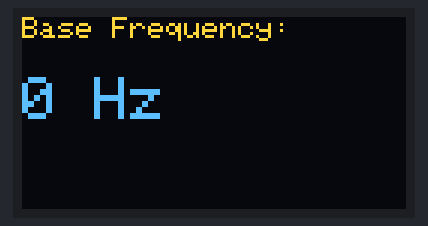
Simulated run of this sketch. Board: Arduino Uno, built with avr-gcc and run on an emulated ATmega328P. On the bench: 128×64 one-colour display. The OLED is the two-colour kind (top 16 rows yellow); what the sketch prints to the serial monitor is not drawn.

Above: at 1.1 s.

The sketch:

gpt_freqcount.ino
```cpp
#include <FreqCount.h>
#include <Wire.h>
#include <Adafruit_GFX.h>
#include <Adafruit_SSD1306.h>

// Define OLED dimensions
#define SCREEN_WIDTH 128
#define SCREEN_HEIGHT 64

// Initialize the OLED display
Adafruit_SSD1306 display(SCREEN_WIDTH, SCREEN_HEIGHT, &Wire, -1);

// Frequency variables
long frequency = 0;
unsigned long sampleTime = 1000;  // 1 second sample time for frequency measurement
unsigned long prevTime = 0;

void setup() {
  // Initialize Serial for debugging
  Serial.begin(9600);

  // Initialize the frequency counter
  FreqCount.begin(1000); // Start the counter with a sample time of 1 second (1000ms)

  // Initialize OLED display
  if (!display.begin(SSD1306_SWITCHCAPVCC, 0x3C)) { // Address 0x3C for 128x64
    Serial.println(F("SSD1306 allocation failed"));
    for (;;);
  }

  // Clear the display buffer
  display.clearDisplay();
  display.setTextSize(1);
  display.setTextColor(SSD1306_WHITE);
  display.setCursor(0, 10);
  display.print("Frequency Detector");
  display.display();
  delay(1000);  // Display splash screen for 1 second
  display.clearDisplay();
}

void loop() {
  if (FreqCount.available()) {
    // Get frequency
    frequency = FreqCount.read();

    // Display frequency on Serial Monitor
    Serial.print("Frequency: ");
    Serial.print(frequency);
    Serial.println(" Hz");

    // Display frequency on OLED
    display.clearDisplay();
    display.setTextSize(1);
    display.setTextColor(SSD1306_WHITE);
    display.setCursor(0, 0);
    display.print("Base Frequency:");
    display.setTextSize(2);  // Set larger font for frequency
    display.setCursor(0, 20);
    display.print(frequency);
    display.print(" Hz");
    display.display();

    // Add a small delay before the next measurement
    delay(1);
  }
}
```
